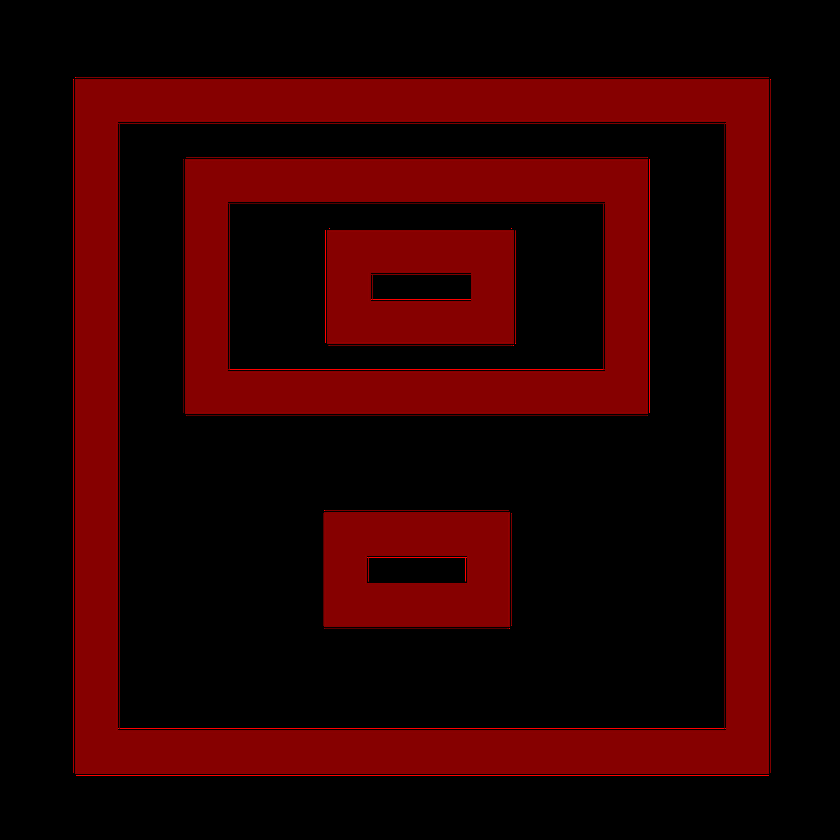
#> input picture count_objects/hierarchy.png, 840 x 840 px, shrunk from 1250 x 1250 before the run, found by its file name
$ python hierarchy.py
#> lines starting #> are read from the running program, lines starting #| are printed output that depends on the picture; after the words box and inside, x2 and y2 are one past the last pixel; in counts of white or black regions, pixels touching at a corner belong together
import cv2
import numpy as np


image = cv2.imread("count_objects/hierarchy.png")
#> image is the input picture: shape (840, 840, 3); mean B, G, R 0, 0, 40.8
gray = cv2.cvtColor(image, cv2.COLOR_BGR2GRAY)
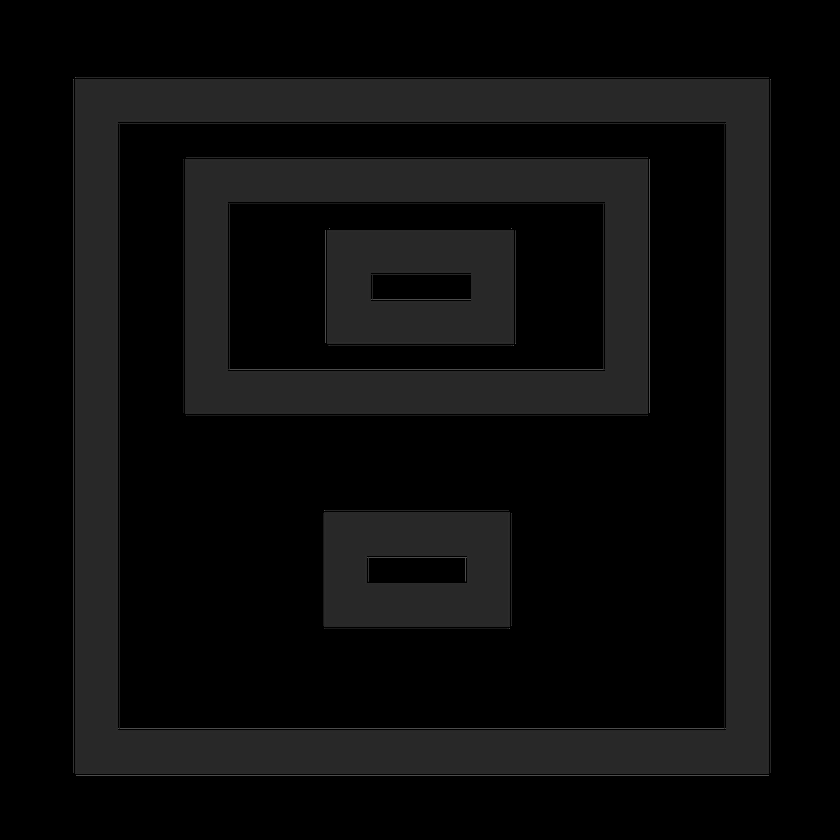
#> gray: shape (840, 840); min 0, max 76, mean 12.2
ret, thresh = cv2.threshold(gray, 12, 255, cv2.THRESH_BINARY)
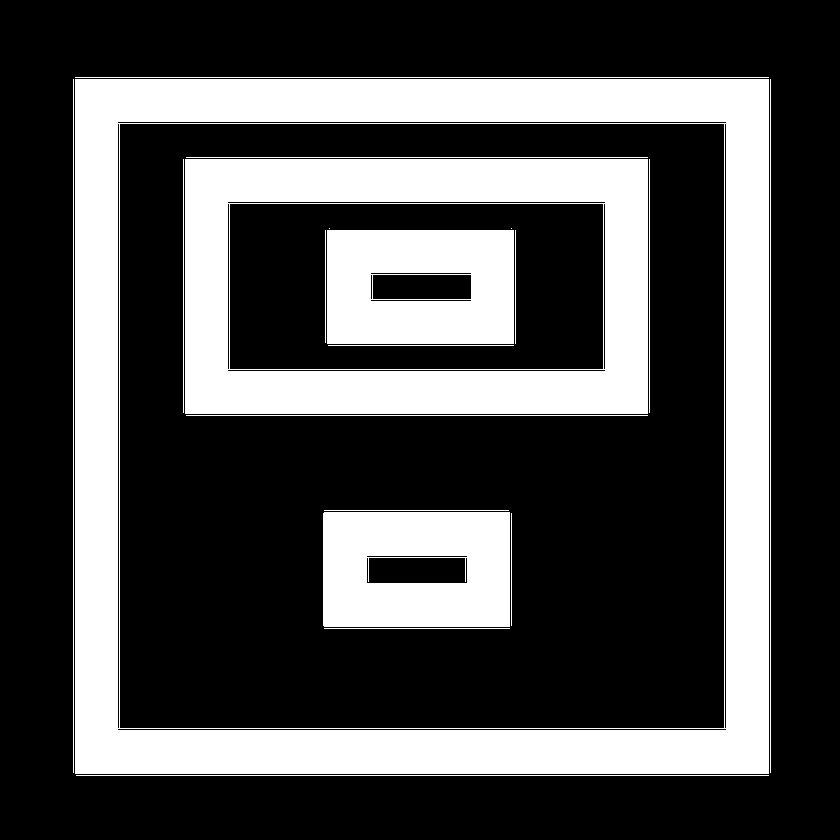
#> thresh: shape (840, 840); 30.2% white; 20 white regions (2 under 20 px)

contours, hierarchy = cv2.findContours(thresh, cv2.RETR_TREE, cv2.CHAIN_APPROX_SIMPLE)
#> contours = 36 contours, 16 with area under 20; largest, box (x1, y1, x2, y2) and area: (75, 79, 769, 774) 480942, (119, 123, 725, 729) 366023, (185, 159, 648, 414) 117348, (229, 203, 604, 370) 62082, (323, 512, 510, 627) 21203
print(hierarchy)
#> (printed output is left out)

for i in range(len(contours)):
    b = bin(i)
    cv2.drawContours(image, contours, i, (55 + 200 * (i & 0b100),
                                          55 + 200 * (i & 0b010),
                                          55 + 200 * (i & 0b001)), 3)
    c = contours[i][0][0]
    cv2.putText(image,
                f"{i}) {hierarchy[0][i]}",
                c,
                cv2.FONT_HERSHEY_SIMPLEX,
                1,
                (0, 255, 0),
                3)
#> this loop made 36 passes
#> (b, c) on passes 1 to 12: ('0b0', [76, 775]), ('0b1', [770, 79]), ('0b10', [75, 79]), ('0b11', [117, 729]), ('0b100', [724, 124]), ('0b101', [119, 124]), ('0b110', [324, 628]), ('0b111', [511, 513]), ('0b1000', [324, 512]), ('0b1001', [366, 558]), ('0b1010', [366, 556]), ('0b1011', [324, 510])
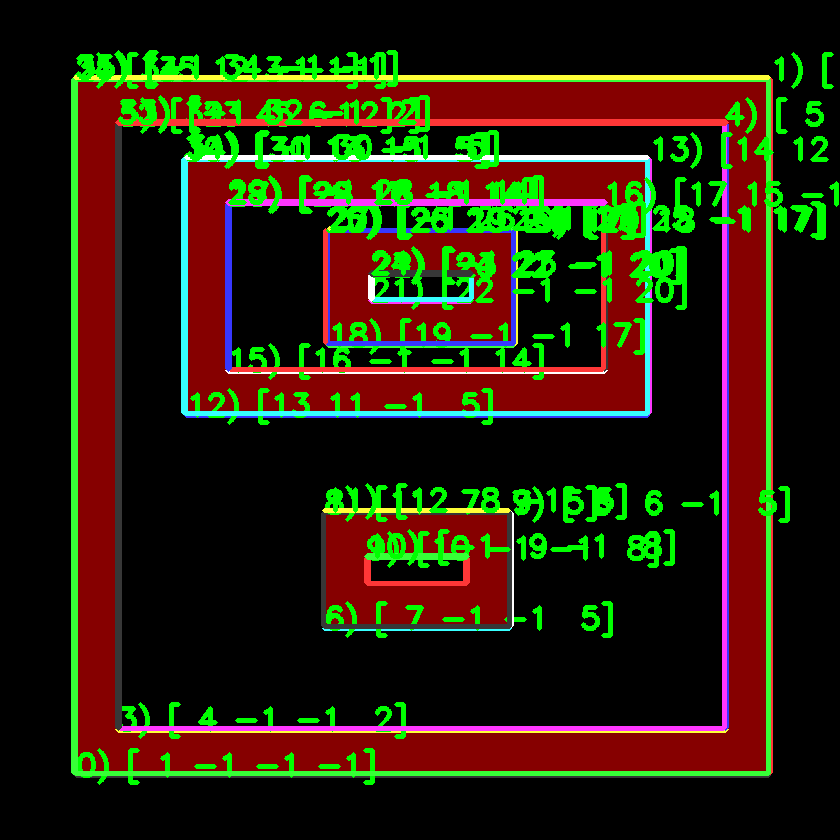
#> image: shape (840, 840, 3); 16.66% of pixels changed, all inside (x1, y1, x2, y2) = (71, 50, 839, 785)

window_name = "Window"
cv2.namedWindow(window_name, cv2.WINDOW_GUI_NORMAL)
cv2.imshow(window_name, image)
cv2.waitKey(0)
cv2.destroyAllWindows()
